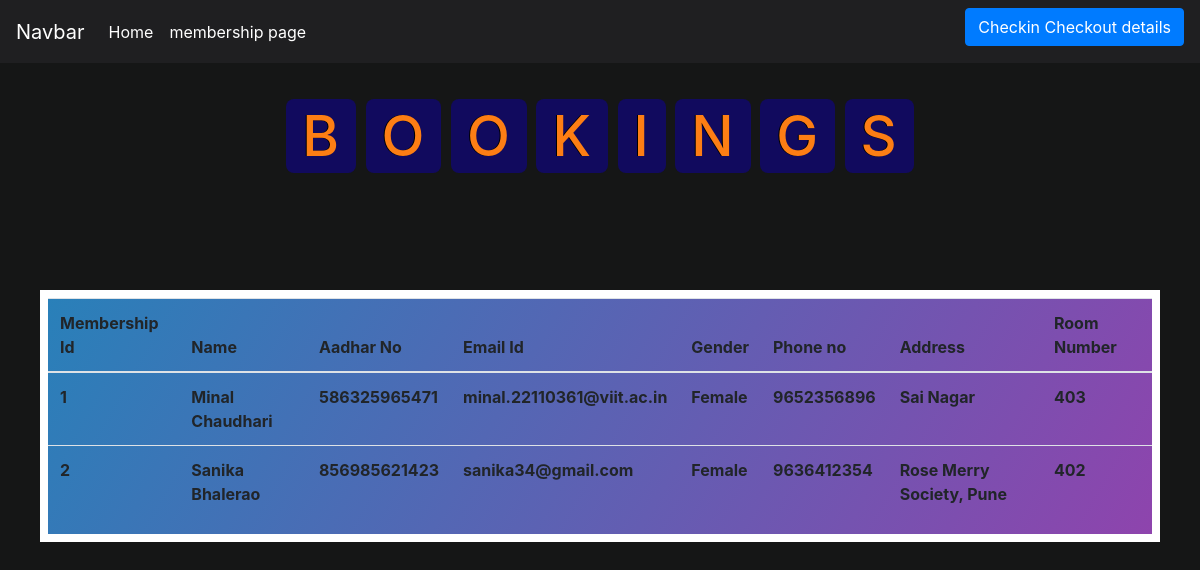
The page /admin/membershipallbooking.php on the database its author committed.
### tables this page shows
CREATE TABLE `membership` (
  `membership_id` int(2) NOT NULL,
  `first_name` varchar(50) NOT NULL,
  `middle_name` varchar(50) NOT NULL,
  `last_name` varchar(50) NOT NULL,
  `aadhar` bigint(12) NOT NULL,
  `email` varchar(50) NOT NULL,
  `gender` varchar(11) NOT NULL,
  `phone_no` bigint(10) NOT NULL,
  `address` varchar(250) NOT NULL,
  `room_no` int(3) NOT NULL,
  `verified` varchar(3) NOT NULL DEFAULT 'no'
);

### admin/membershipallbooking.php (the view, shortened to what this page needs)
<?php
include ("connections.php");
?>
<!doctype html>
<html lang="en">
  <head>
    <link rel="stylesheet" href="https://cdn.jsdelivr.net/npm/bootstrap@4.4.1/dist/css/bootstrap.min.css">
    <link rel="stylesheet" href="css/index.css">
  </head>
  <body>
    <header>
    <div class="navIndex ">
    <nav class="navbar navbar-expand-lg   ">
      <a class="navbar-brand navcolor" href="#">Navbar</a>
        <div class="collapse navbar-collapse" id="navbarSupportedContent">
        <ul class="navbar-nav mr-auto">
            <li class="nav-item active">
              <a class="nav-link navcolor" href="index.php">Home <span class="sr-only">(current)</span></a>
            </li>
            <li class="nav-item active">
              <a class="nav-link navcolor" href="membership.php">membership page <span class="sr-only">(current)</span></a>
            </li>
            </ul>
          <div class="btn-group" role="group" aria-label="Button group with nested dropdown">
          <a class="btn btn-primary" href="roomdetails.php" role="button" >Checkin Checkout details</a>
          </div>
          </div>
        </div>
    </header>
    <h1 class="heading">
        <span >B</span>
        <span >O</span>
        <span >O</span>
        <span >K</span>
        <span >I</span>
        <span >N</span>
        <span >G</span>
        <span >S</span>
    </h1>
    <div class="panel-body booking">
                      <div class="table-responsive">
                      <table class="table">
                      <thead>
                      <tr>
                      <th>Membership Id </th>
                      <th>Name</th>
                      <th>Aadhar No</th>
                      <th>Email Id</th>
                      <th>Gender</th>
                      <th>Phone no</th>
                      <th>Address</th>
                      <th>Room Number</th>
                                        </tr>
                                    </thead>
                                    <tbody>
									<?php
									$tsql = "select membership_id,first_name,last_name,aadhar,email,gender,phone_no,address,room_no from membership";
									$tre = mysqli_query($con,$tsql);
									while($trow=mysqli_fetch_array($tre) )
									{
											echo"<tr>
												<th>".$trow['membership_id']."</th>
												<th>".$trow['first_name']." ".$trow['last_name']."</th>
												<th>".$trow['aadhar']."</th>
                                                <th>".$trow['email']."</th>
                                                <th>".$trow['gender']."</th>
												<th>".$trow['phone_no']."</th>
                                                <th>".$trow['address']."</th>
												<th>".$trow['room_no']."</th>
												</tr>";
									}
									?>
                                    </tbody>
                                </table>
                            </div>
                        </div>
  </body>
</html>

### admin/css/index.css (style rules this page uses)
.navIndex { background-color: rgb(31, 31, 33); }
.navcolor { color: white; }
body { background-color: rgb(21, 22, 22); }
h1 { text-align: center; }
.heading { text-align: center; padding: 2.5rem 0; }
.heading span { font-size: 3.5rem; background: rgb(17,10,94); color: var(--orange); border-radius: .5rem; padding: .2rem 1rem; }
.btn-group { margin-top: 0.1px; margin-bottom: 9px; margin-left: 9px; }
ul { list-style: none; }
.heading { text-align: center; font-size: 2.0em; letter-spacing: 1px; padding: 40px; color: #146C94; }
body { background-repeat: no-repeat; height: 100%; background-position: center; background-repeat: no-repeat; background-size: cover; padding: 0%; background-attachment: fixed; }
h1,h2 { color: rgb(199, 215, 15); text-decoration: solid; text-decoration-color: aliceblue; text-shadow: -1px 0 black; }
.booking { display: flexbox; border: 1vh solid white; background:linear-gradient(120deg,#2980b9,#8e44ad) ; color: #000000; margin: 0 ; margin: 10vh 5vh; }

### rows shown on the page
membership: membership_id "1", first_name "Minal", last_name "Chaudhari", aadhar "586325965471", email "minal.22110361@viit.ac.in", gender "Female", phone_no "9652356896", address "Sai Nagar", room_no "403"
membership: membership_id "2", first_name "Sanika", last_name "Bhalerao", aadhar "856985621423", email "sanika34@gmail.com", gender "Female", phone_no "9636412354", address "Rose Merry Society, Pune", room_no "402"
